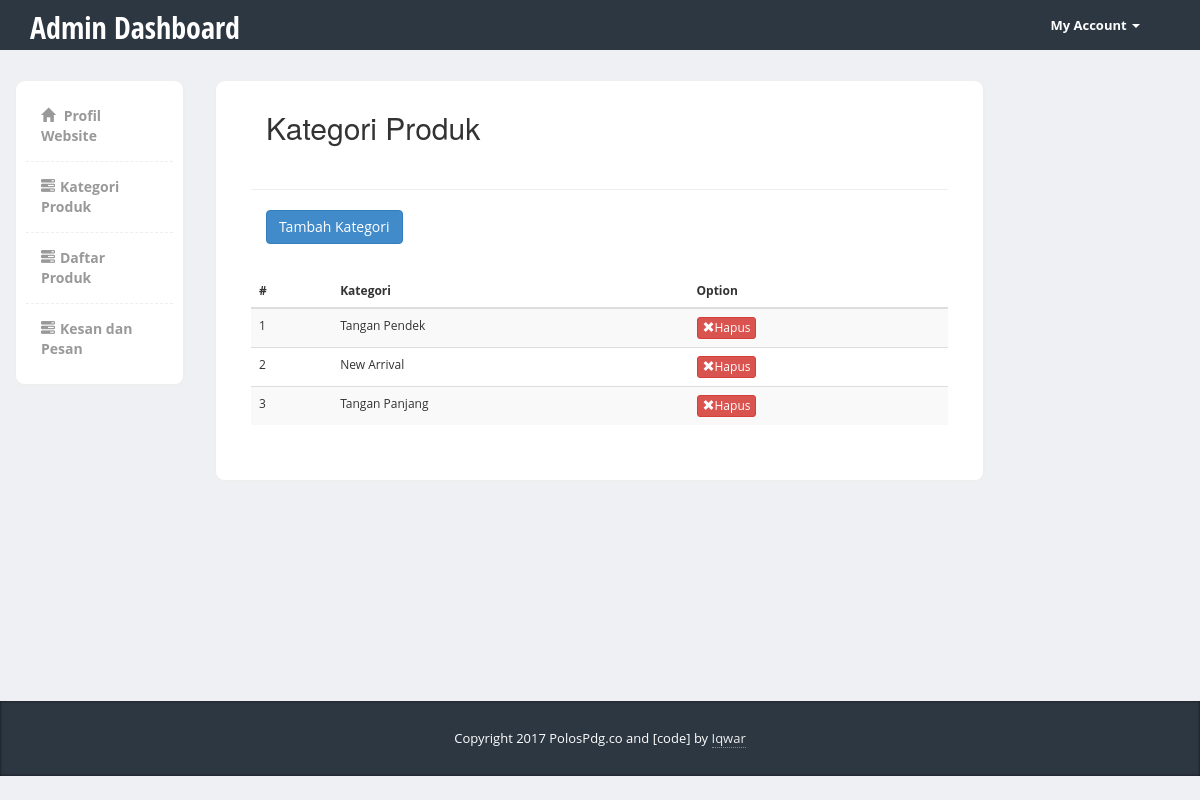
The app's page /admin/kategori_produk.php (signed in) with its own data.
### tables this page shows
CREATE TABLE IF NOT EXISTS `kategori` (
`id` int(11) NOT NULL,
  `kategori` varchar(50) NOT NULL
);

### admin/kategori_produk.php (the view, shortened to what this page needs)
<?php
if(isset($_SESSION['username'])){
$link=koneksi_db();
$sql="SELECT * FROM kategori";
$res=mysqli_query($link,$sql);
include "aset/header.php";
include "aset/menu.php";
 ?>
<div class="col-md-8">
  <div class="content-box-large">
    <div class="panel-heading">
      <div class="panel-title"><h2>Kategori Produk</h2></div>
    </div>
      <div class="panel-body">
          <hr class="line">
      <div class="col-md-12">
        <button class="btn btn-primary" data-toggle="modal" data-target="#modalTambahKategori">Tambah Kategori</button>
      </div>
  </div>
    <div class="panel-body">
      <table class="table table-striped">
            <thead>
              <tr>
                <th>#</th>
                <th>Kategori</th>
                <th>Option</th>
              </tr>
            </thead>
            <tbody>
              <?php
              $i=1;
                while($data=mysqli_fetch_array($res)){
               ?>
              <tr>
                <td><?php echo $i ?></td>
                <td><?php echo $data['kategori'] ?></td>
                <td>
                  <?php echo "<a href='#' onClick=\"return konfirmasiHapusKategori('".$data["id"]."','".$data["kategori"]."');\" value='Hapus'><button class=\"btn btn-danger btn-xs\">";?><i class="glyphicon glyphicon-remove"></i>Hapus</button></a>
                </td>
              </tr>
              <?php
              $i++;
              }
              ?>
            </tbody>
          </table>
    </div>
  </div>
</div>
</div>
<?php
include "aset/footer.php";
}else{
  echo "<script language='javascript'>alert('Anda Harus Login')</script>";
  echo "<script language='javascript'>window.location.href='index.php';</script>";
}
 ?>

### admin/css/styles.css (style rules this page uses)
body { font-family: 'Open Sans', sans-serif; background-color: #f7f7f7; position: relative; margin: 0px; font-size: 12px; padding: 0px; }
.content-box, .content-box-large { margin-bottom:30px; background:#fff; border-radius:10px; padding:10px; border-left:1px solid #eee; border-top:1px solid #eee; border-right:2px solid #eee; border-bottom:2px solid #eee; }
.content-box-large { padding: 20px; }
body { background-color: #eff0f3; }
.panel-heading>.panel-title, .content-box-header .panel-title { float: left; padding: 10px 15px; padding-top: 0px; }
.panel-heading>.panel-title>*, .content-box-header .panel-title>* { margin: 0; }
.panel-body { clear:both; }

### records on screen
kategori: kategori "Tangan Pendek"
kategori: kategori "New Arrival"
kategori: kategori "Tangan Panjang"
